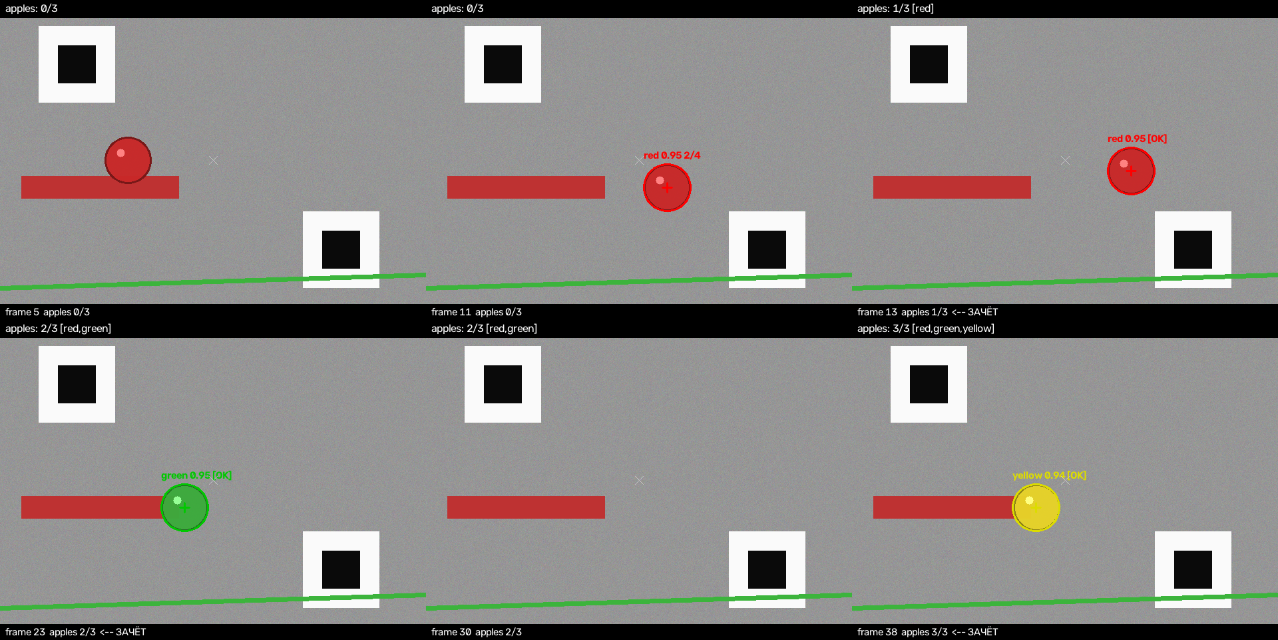
#> input picture apple_vision/samples/flight_strip.png, 1278 x 640 px
$ python marker_check.py --image ../../apple_vision/samples/flight_strip.png
#> lines starting #> are read from the running program, lines starting #| are printed output that depends on the picture
### snake_mission/snake_mission/markers.py
"""Распознавание ArUco-меток на кадре камеры.

Своим детектором, а не топиком `/markers`: тип сообщения этого топика в документации
Обрика не описан, а кадры `drone.image` дают ровно то, что нужно — ID метки и её центр
в пикселях. Ни ROS, ни `sverk_interfaces` здесь не нужны, поэтому модуль одинаково
работает на дроне, на записи и в тестах.

Отсюда же берётся ширина полосы обзора — **в метках, а не в метрах**: сколько столбцов
и строк меток помещается в кадр на рабочей высоте. Это и есть шаг разрежения проходов
поискового маршрута.
"""

from __future__ import annotations

import math
from dataclasses import dataclass
from typing import Dict, List, Optional, Sequence, Tuple

import cv2
import numpy as np

from . import field
from .field import Node, Numbering


@dataclass
class Sight:
    """Одна метка, увиденная на кадре."""

    id: int
    center: Tuple[float, float]        # пиксели
    corners: np.ndarray                # 4×2, пиксели
    area: float                        # пиксели
    size_percent: float                # доля площади кадра

    def distance_to(self, point: Tuple[float, float]) -> float:
        return math.hypot(self.center[0] - point[0], self.center[1] - point[1])


def _dictionary(name: str):
    """Словарь ArUco по имени, с понятной ошибкой вместо AttributeError."""
    attr = getattr(cv2.aruco, name, None)
    if attr is None:
        available = [a for a in dir(cv2.aruco) if a.startswith("DICT_")]
        raise ValueError(f"неизвестный словарь ArUco '{name}'; доступны: {', '.join(available)}")
    getter = getattr(cv2.aruco, "getPredefinedDictionary", None)
    if getter is None:  # OpenCV < 4.7
        getter = cv2.aruco.Dictionary_get
    return getter(attr)


class MarkerDetector:
    """Детектор ArUco с шимом над двумя поколениями API OpenCV.

    4.7+ / 5.x — класс `cv2.aruco.ArucoDetector`; 4.5 / 4.6 — функция
    `cv2.aruco.detectMarkers` с объектом параметров. На борту вероятнее второе.
    """

    def __init__(self, dictionary: str = "DICT_4X4_50", min_marker_percent: float = 0.02) -> None:
        self.dictionary_name = dictionary
        self.min_marker_percent = float(min_marker_percent)
        self._dict = _dictionary(dictionary)

        if hasattr(cv2.aruco, "DetectorParameters"):
            params = cv2.aruco.DetectorParameters()
        else:  # OpenCV < 4.7
            params = cv2.aruco.DetectorParameters_create()
        self._params = params

        self._detector = None
        if hasattr(cv2.aruco, "ArucoDetector"):
            self._detector = cv2.aruco.ArucoDetector(self._dict, self._params)

    # ------------------------------------------------------------------ детекция

    def detect(self, frame: np.ndarray) -> List[Sight]:
        """Метки на кадре, отсортированные по убыванию площади."""
        if frame is None or frame.size == 0:
            return []

        gray = cv2.cvtColor(frame, cv2.COLOR_BGR2GRAY) if frame.ndim == 3 else frame
        if self._detector is not None:
            corners, ids, _ = self._detector.detectMarkers(gray)
        else:
            corners, ids, _ = cv2.aruco.detectMarkers(gray, self._dict, parameters=self._params)
        if ids is None or len(ids) == 0:
            return []

        frame_area = float(frame.shape[0] * frame.shape[1])
        sights: List[Sight] = []
        for quad, mid in zip(corners, ids.flatten()):
            pts = np.asarray(quad, dtype=np.float32).reshape(-1, 2)
            area = float(cv2.contourArea(pts))
            size_percent = 100.0 * area / frame_area if frame_area else 0.0
            if size_percent < self.min_marker_percent:
                continue
            cx, cy = pts.mean(axis=0)
            sights.append(Sight(id=int(mid), center=(float(cx), float(cy)),
                                corners=pts, area=area, size_percent=size_percent))

        sights.sort(key=lambda s: s.area, reverse=True)
        return sights


# ------------------------------------------------------------------- выбор метки


def frame_center(frame_size: Tuple[int, int]) -> Tuple[float, float]:
    width, height = frame_size
    return width / 2.0, height / 2.0


def frame_diagonal(frame_size: Tuple[int, int]) -> float:
    width, height = frame_size
    return math.hypot(width, height)


# [163 lines left out: functions find, nearest_to_center, start_marker, offset_from_center, marker_pitch, visible_span and 3 more, not called in this run]

### snake_mission/snake_mission/__init__.py
"""Миссия лидера для соревнования «Змейка»: полёт по ArUco-меткам и поиск «яблок».

    from snake_mission import LeaderMission
    mission = LeaderMission(drone)
    mission.run()

Распознавание «яблок» берётся из соседнего пакета `apple_vision`, поэтому при импорте
в `sys.path` добавляется его каталог — чтобы модуль запускался и с борта, и из корня
репозитория без установки пакетов.
"""

from __future__ import annotations

import os
import sys

_PACKAGE_ROOT = os.path.dirname(os.path.dirname(os.path.abspath(__file__)))
_APPLE_VISION = os.path.join(os.path.dirname(_PACKAGE_ROOT), "apple_vision")
if os.path.isdir(_APPLE_VISION) and _APPLE_VISION not in sys.path:
    sys.path.insert(0, _APPLE_VISION)

from .config import MissionConfig, load_config  # noqa: E402
from .field import FIGURES, SIDE, Numbering, figure_for, is_legal_step, node_of, marker_id  # noqa: E402
from .markers import MarkerDetector, Sight, visible_span  # noqa: E402
from .navigator import MarkerNavigator, NavResult  # noqa: E402
from .search import RouteError, SearchPlan, estimate, plan, validate  # noqa: E402
from .swarm import ConsoleSwarmLink, SwarmLink  # noqa: E402

__all__ = [
    "MissionConfig",
    "load_config",
    "FIGURES",
    "SIDE",
    "Numbering",
    "figure_for",
    "is_legal_step",
    "node_of",
    "marker_id",
    "MarkerDetector",
    "Sight",
    "visible_span",
    "MarkerNavigator",
    "NavResult",
    "SearchPlan",
    "RouteError",
    "plan",
    "estimate",
    "validate",
    "SwarmLink",
    "ConsoleSwarmLink",
    "LeaderMission",
    "MissionResult",
    "dry_run",
]

__version__ = "1.0.0"


def __getattr__(name: str):
    # LeaderMission тянет apple_vision (numpy, OpenCV) — импортируем лениво,
    # чтобы field/search/markers работали и там, где apple_vision недоступен.
    if name in ("LeaderMission", "MissionResult", "dry_run"):
        from . import mission
        return getattr(mission, name)
    raise AttributeError(f"module {__name__!r} has no attribute {name!r}")

### snake_mission/snake_mission/config.py
"""Конфигурация миссии лидера (YAML).

Сделано по образцу `apple_vision/apple_vision/config.py`: dataclass-секции, мягкое
чтение (лишние ключи игнорируются, отсутствующие берутся по умолчанию) и жёсткие
проверки там, где ошибка означает нарушение регламента — прежде всего высота.
"""

from __future__ import annotations

import os
from dataclasses import dataclass, field, asdict
from typing import Any, Dict

from .field import Numbering

DEFAULT_CONFIG_PATH = os.path.join(
    os.path.dirname(os.path.dirname(os.path.abspath(__file__))), "config", "snake.yaml"
)

# Регламент, п. 2.6.3: высота полёта не выше 4 м. Полёты идут в защитной сетке
# высотой 4 м, поэтому свой потолок держим ниже — 3 м.
ALTITUDE_CEILING_M = 3.0

# Регламент, п. 2.1.3: на сборку формации не более 3 минут с момента взлёта лидера.
FORMATION_BUDGET_S = 180.0

# Способы перелёта между узлами. Летаем по меткам: цель перелёта — метка, а не
# координата и не расстояние. `visual` — штатный (наведение по кадру), `aruco_frame` —
# через tf2-фрейм метки, `auto` — выбор между ними по доступности фреймов.
# `body_step` — аварийный: счисление на `step_m` метров, метки в управлении не
# участвуют; включать, только если меток не видно вовсе.
STRATEGIES = ("visual", "auto", "aruco_frame", "body_step")


@dataclass
class FlightConfig:
    altitude: float = 2.5          # рабочая высота поиска, м (потолок 3.0)
    speed: float = 0.6             # скорость перелёта между метками, м/с
    takeoff_timeout: float = 20.0  # сколько ждать выхода на высоту, с
    takeoff_pause: float = 8.0     # пауза после команды взлёта, если телеметрии нет, с
    yaw: float = 0.0               # курс держим постоянным весь поиск, рад
    land_at_end: bool = True       # садиться в конце (без этапа фигуры)
    auto_altitude: bool = True     # подняться ДО начала поиска, если маршрут не влезает в бюджет
    altitude_step: float = 0.5     # на сколько подниматься за раз, м

    def __post_init__(self) -> None:
        if self.altitude <= 0:
            raise ValueError("flight.altitude должна быть больше нуля")
        if self.altitude > ALTITUDE_CEILING_M:
            raise ValueError(
                f"flight.altitude = {self.altitude} м выше потолка {ALTITUDE_CEILING_M} м "
                "(защитная сетка 4 м, регламент п. 2.6.3)"
            )


@dataclass
class MarkersConfig:
    dictionary: str = "DICT_4X4_50"   # ID меток 0..48 → словарь 4x4 на 50 меток
    min_marker_percent: float = 0.02  # меньше этой доли кадра — метка слишком далеко
    row_major: bool = True            # нумерация меток: ID = row*7 + col
    flip_x: bool = False              # столбцы пронумерованы справа налево
    flip_y: bool = False              # строки пронумерованы сверху вниз

    def numbering(self) -> Numbering:
        return Numbering(row_major=self.row_major, flip_x=self.flip_x, flip_y=self.flip_y)


@dataclass
class NavigationConfig:
    strategy: str = "visual"           # visual | auto | aruco_frame | body_step (аварийный)
    step_m: float = 1.0                # шаг сетки меток на площадке, м (только body_step)
    settle_pause: float = 1.0          # запас на торможение после перелёта, с (только body_step)
    time_scale: float = 1.0            # во сколько раз сжаты паузы перелёта; >1 — только симулятор
    arrive_tolerance: float = 0.10     # попадание в узел: доля диагонали кадра
    center_tolerance: float = 0.06     # стабилизация: доля диагонали кадра
    hold_frames: int = 3               # кадров подряд в допуске до «стабилизирован»
    settle_speed: float = 0.15         # и горизонтальная скорость ниже, м/с
    goto_timeout: float = 12.0         # предел на перелёт до соседней метки, с
    stabilize_timeout: float = 3.0     # предел на стабилизацию над меткой, с
    lost_marker_timeout: float = 4.0   # метки не видно так долго → доводка вслепую
    frame_timeout: float = 1.0         # ожидание кадра с камеры, с
    poll_interval: float = 0.15        # период циклов управления, с
    frame_tolerance: float = 0.12      # попадание в узел по фрейму aruco_N, м

    def __post_init__(self) -> None:
        if self.strategy not in STRATEGIES:
            raise ValueError(
                f"navigation.strategy = {self.strategy!r}; допустимо: {', '.join(STRATEGIES)}")
        if self.step_m <= 0:
            raise ValueError("navigation.step_m должен быть больше нуля")
        if self.time_scale <= 0:
            raise ValueError("navigation.time_scale должен быть больше нуля")


@dataclass
class SearchConfig:
    safety_markers: int = 0        # запас: вычитается из радиуса полосы обзора (1 = проход по каждому ряду)
    max_pass_spacing: int = 3      # шире не разрежаем проходы, даже если камера видит больше
    default_span: int = 3          # рядов меток в кадре, если измерить не удалось
    apple_hold_s: float = 12.0     # оценка зависания на одно яблоко, с (для расчёта времени)
    step_time_s: float = 2.2       # оценка одного перелёта, с
    stabilize_time_s: float = 1.2  # оценка одной стабилизации, с


@dataclass
class SwarmConfig:
    join_timeout: float = 30.0     # сколько ждать подтверждения входа дрона в хвост, с
    join_wait_s: float = 8.0       # заглушка: столько «занимает» вход в хвост, с


@dataclass
class MissionConfig:
    flight: FlightConfig = field(default_factory=FlightConfig)
    markers: MarkersConfig = field(default_factory=MarkersConfig)
    navigation: NavigationConfig = field(default_factory=NavigationConfig)
    search: SearchConfig = field(default_factory=SearchConfig)
    swarm: SwarmConfig = field(default_factory=SwarmConfig)
    formation_budget: float = FORMATION_BUDGET_S   # регламент: 3 минуты на сборку
    apples_config: str = ""        # путь к apples.yaml; пусто = штатный из apple_vision
    path: str = ""

    # [10 lines left out: function to_dict, not called in this run]


def _subset(cls, data: Dict[str, Any]):
    fields = set(cls.__dataclass_fields__)  # type: ignore[attr-defined]
    return cls(**{k: v for k, v in (data or {}).items() if k in fields})


def load_config(path: str = DEFAULT_CONFIG_PATH) -> MissionConfig:
    """Читает YAML-конфиг миссии. Отсутствующие секции заполняются значениями по умолчанию."""
    import yaml

    path = os.path.expanduser(path or DEFAULT_CONFIG_PATH)
    if not os.path.isfile(path):
        return MissionConfig(path="")

    with open(path, "r", encoding="utf-8") as f:
        raw = yaml.safe_load(f) or {}

    return MissionConfig(
        flight=_subset(FlightConfig, raw.get("flight", {})),
        markers=_subset(MarkersConfig, raw.get("markers", {})),
        navigation=_subset(NavigationConfig, raw.get("navigation", {})),
        search=_subset(SearchConfig, raw.get("search", {})),
        swarm=_subset(SwarmConfig, raw.get("swarm", {})),
        formation_budget=float(raw.get("formation_budget", FORMATION_BUDGET_S)),
        apples_config=str(raw.get("apples_config", "") or ""),
        path=path,
    )

### snake_mission/tools/marker_check.py
#!/usr/bin/env python3
"""Что камера видит на поле меток — проверка перед полётом.

На дроне (пропеллеры сняты), держим дрон над полем:

    python3 tools/marker_check.py --duration 30

Печатает ID найденных меток в том порядке, в каком они лежат в кадре, узлы поля,
полосу обзора в метках и стартовый (угловой) маркер. По этой картинке сразу видно:
  * тот ли словарь ArUco стоит в конфиге;
  * совпадает ли раскладка с markers.row_major / flip_x / flip_y;
  * какое разрежение проходов получит планировщик на этой высоте.

Без дрона — самопроверка на синтетическом поле:

    python3 tools/marker_check.py --synthetic
    python3 tools/marker_check.py --image кадр.png
"""

from __future__ import annotations

import argparse
import os
import sys
import time

sys.path.insert(0, os.path.dirname(os.path.dirname(os.path.abspath(__file__))))

import cv2  # noqa: E402

from snake_mission import camera_compat, field, markers  # noqa: E402
from snake_mission.config import load_config  # noqa: E402


def report(frame, detector, numbering, prefix: str = "") -> int:
    size = (frame.shape[1], frame.shape[0])
    sights = detector.detect(frame)
    if not sights:
        print(f"{prefix}меток не видно")
        return 0

    print(f"{prefix}меток в кадре: {len(sights)}")
    print(markers.layout(sights, size))

    nodes = markers.to_nodes(sights, numbering)
    print(f"{prefix}узлы поля: {sorted(nodes)}")
    pitch = markers.marker_pitch(sights, numbering)
    span = markers.visible_span(sights, numbering, size)
    print(f"{prefix}шаг сетки в кадре: "
          f"{'—' if pitch is None else format(pitch, '.0f') + ' px'}")
    print(f"{prefix}полоса обзора: {span[0]}×{span[1]} меток "
          f"(радиус проходов {max(0, (span[1] - 1) // 2)})")

    under = markers.nearest_to_center(sights, size)
    if under is not None:
        _, _, offset = markers.offset_from_center(under, size)
        print(f"{prefix}под дроном метка {under.id} → узел {numbering.node_of(under.id)}, "
              f"смещение от центра {offset:.3f} диагонали")
    corner = markers.start_marker(sights, size, numbering)
    if corner is not None:
        print(f"{prefix}угловая метка {corner.id} → фигура: {field.figure_for(corner.id) or '—'}")
    else:
        print(f"{prefix}угловых меток (0/6/42/48) в кадре нет")
    return len(sights)


def main() -> int:
    p = argparse.ArgumentParser(description="Проверка поля ArUco-меток")
    p.add_argument("--config", default="", help="путь к YAML-конфигу")
    p.add_argument("--duration", type=float, default=20.0, help="сколько секунд смотреть, с")
    p.add_argument("--period", type=float, default=2.0, help="как часто печатать отчёт, с")
    p.add_argument("--image", default="", help="разобрать картинку вместо камеры")
    p.add_argument("--synthetic", action="store_true", help="самопроверка на синтетическом поле")
    p.add_argument("--out", default="", help="куда сохранить разметку")
    p.add_argument("--no-publish", action="store_true", help="не публиковать в /out_detection")
    args = p.parse_args()

    config = load_config(args.config)
    numbering = config.markers.numbering()
    detector = markers.MarkerDetector(config.markers.dictionary,
                                      config.markers.min_marker_percent)

    if args.synthetic or args.image:
        if args.synthetic:
            from snake_mission.synthetic import make_view
            frame = make_view(center_node=(0, 0), spacing_px=150)
        else:
            frame = cv2.imread(args.image)
#> frame is the input picture: shape (640, 1278, 3); mean B, G, R 132.7, 135.2, 137.9
            if frame is None:
                print(f"{args.image}: не читается")
                return 1
        report(frame, detector, numbering)
#> in detect, `gray = cv2.cvtColor(frame, cv2.COLOR_BGR2GRAY) if frame.ndim == 3 else..`:
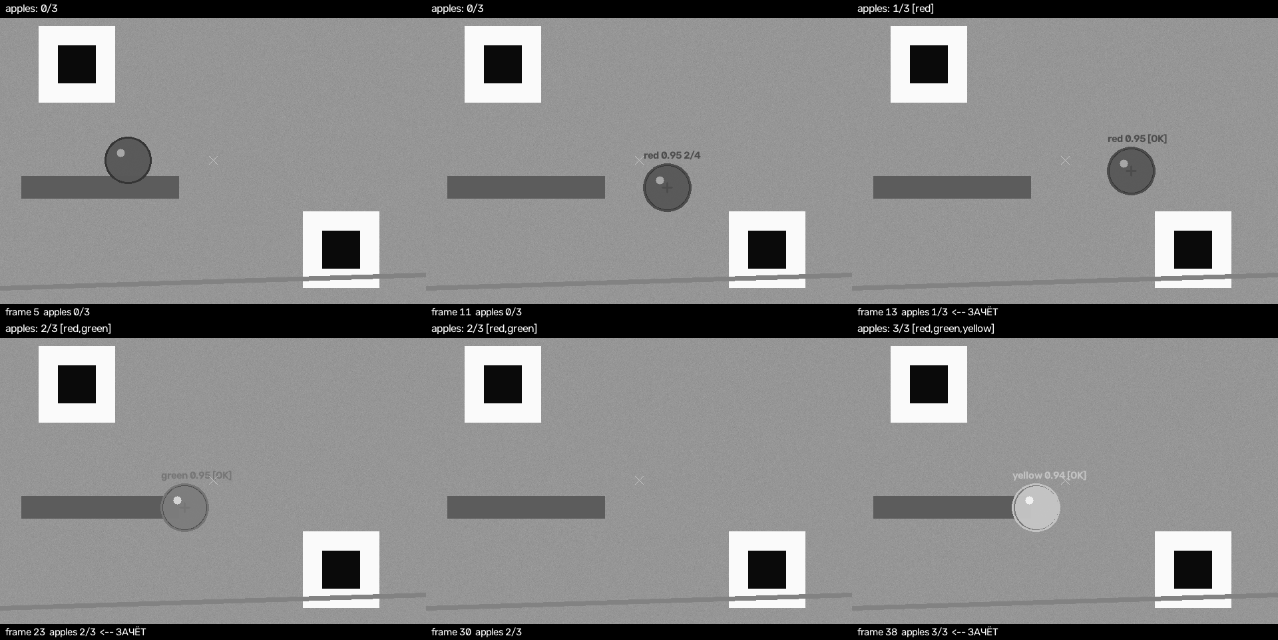
#> gray: shape (640, 1278); min 0, max 254, mean 135.7
#> in detect, `corners, ids, _ = self._detector.detectMarkers(gray)`: corners = (); ids = None
#> in report, `sights = detector.detect(frame)`: sights = []
        if args.out:
            cv2.imwrite(args.out, markers.draw(frame, detector.detect(frame)))
            print(f"разметка: {args.out}")
        return 0

    try:
        import sverk_interfaces
    except ImportError:
        print("sverk_interfaces не найден — запускайте на дроне или используйте --synthetic")
        return 1

    drone = sverk_interfaces.init(Nodename="marker_check")
    camera_compat.patch_image_api(drone)  # камера отдаёт YUV — учим to_cv2 его понимать
    deadline = time.time() + args.duration
    seen = 0
    try:
        while time.time() < deadline:
            frame = drone.image.take_picture(timeout=2.0)
            if frame is None:
                print("кадр не получен: ros2 topic hz /camera_1/image_raw")
                time.sleep(args.period)
                continue
            print("─" * 60)
            seen += report(frame, detector, numbering)
            if not args.no_publish:
                try:
                    drone.image.publish(markers.draw(frame, detector.detect(frame)))
                except Exception as exc:
                    print(f"публикация не прошла: {exc}")
            time.sleep(args.period)
    except KeyboardInterrupt:
        print("\nостановлено оператором")
    finally:
        drone.close()

    return 0 if seen else 2


if __name__ == "__main__":
    raise SystemExit(main())
#> (the program exits here)

$ run again, on apple_vision/samples/frame_three.png
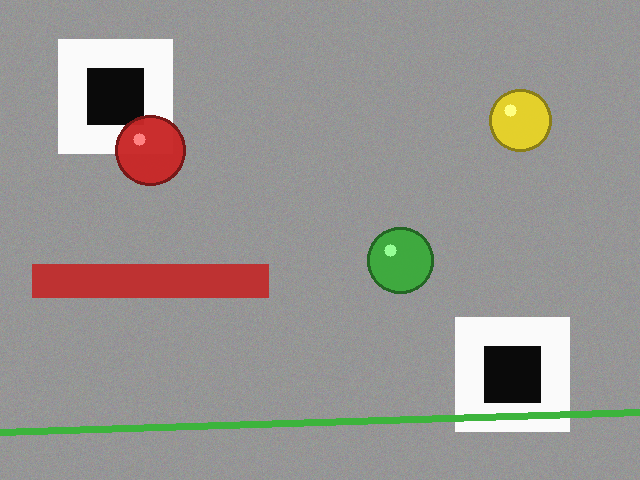
#> input picture apple_vision/samples/frame_three.png, 640 x 480 px
#> in main, frame is the input picture: shape (480, 640, 3); mean B, G, R 144.9, 149.3, 152.1
#> in detect, `gray = cv2.cvtColor(frame, cv2.COLOR_BGR2GRAY) if frame.ndim == 3 else..`:
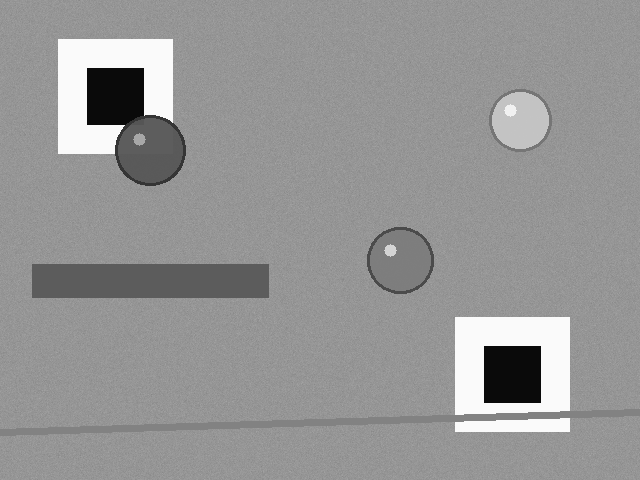
#> gray: shape (480, 640); min 10, max 250, mean 149.7
#> corners = (); ids = None
#> sights = []
